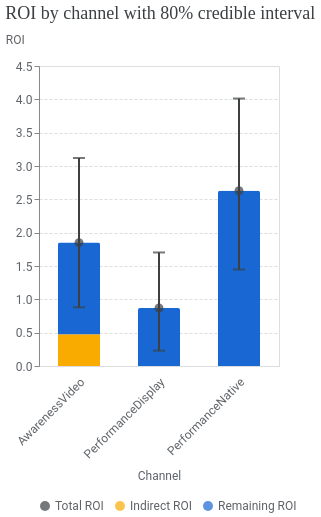

The notebook cell this image was saved under:
### Code cell
# @title Plotting Decomposed ROI

def plot_roi_decomposition(
    analyzer_full_funnel: AnalyzerFullFunnel,
    confidence_level: float = 0.8,
) -> alt.Chart:
  """Plots a stacked ROI bar chart (indirect vs remaining) per channel."""
  ci = int(confidence_level * 100)
  title = f"ROI by channel with {ci}% credible interval"

  roi_df = compute_roi_decomposition(analyzer_full_funnel, confidence_level)
  bars_data = []
  for _, row in roi_df.iterrows():
    bars_data.append({
        "channel": row["channel"],
        "component": "Indirect ROI",
        "roi": row["indirect_roi_mean"],
        "order": 1,
    })
    bars_data.append({
        "channel": row["channel"],
        "component": "Remaining ROI",
        "roi": row["remaining_roi_mean"],
        "order": 2,
    })
  bars_df = pd.DataFrame(bars_data)

  color_scale = alt.Scale(
      domain=["Total ROI", "Indirect ROI", "Remaining ROI"],
      range=[constants.GREY_800, constants.YELLOW_600, constants.BLUE_700],
  )

  bars = (
      alt.Chart(bars_df)
      .mark_bar(
          size=constants.BAR_SIZE,
          cornerRadiusEnd=constants.CORNER_RADIUS,
      )
      .encode(
          x=alt.X(
              "channel:N",
              title="Channel",
              axis=alt.Axis(labelAngle=-45, **formatter.AXIS_CONFIG),
          ),
          y=alt.Y(
              "roi:Q",
              title="ROI",
              stack="zero",
              axis=alt.Axis(gridDash=[3, 2], **formatter.Y_AXIS_TITLE_CONFIG),
          ),
          color=alt.Color(
              "component:N",
              scale=color_scale,
              legend=alt.Legend(
                  title=None,
                  orient="bottom",
                  direction="horizontal",
              ),
          ),
          order=alt.Order("order:Q"),
          tooltip=[
              alt.Tooltip("channel:N", title="Channel"),
              alt.Tooltip("component:N", title="Component"),
              alt.Tooltip("roi:Q", title="Component Mean ROI", format=".2f"),
          ],
      )
      .properties(width=alt.Step(80))
  )

  bar_width = 2
  error_bar = (
      alt.Chart(roi_df)
      .mark_errorbar(
          ticks={"size": 12}, color=constants.GREY_800
      )
      .encode(
          x=alt.X("channel:N"),
          y=alt.Y("total_roi_ci_hi:Q", title="ROI"),
          y2=alt.Y2("total_roi_ci_lo:Q"),
          strokeWidth=alt.value(bar_width),
      )
  )

  mean_dot = (
      alt.Chart(roi_df)
      .transform_calculate(component="'Total ROI'")
      .mark_point(
          filled=True,
          size=constants.POINT_SIZE,
          color=constants.GREY_800,
          tooltip=True,
      )
      .encode(
          x=alt.X("channel:N"),
          y=alt.Y("total_roi_mean:Q"),
          color=alt.Color("component:N", scale=color_scale),
          tooltip=[
              alt.Tooltip("channel:N", title="Channel"),
              alt.Tooltip(
                  "total_roi_mean:Q", title="Total ROI Mean", format=".2f"
              ),
              alt.Tooltip(
                  "total_roi_ci_lo:Q",
                  title=f"Total ROI {ci}% CI Lower",
                  format=".2f",
              ),
              alt.Tooltip(
                  "total_roi_ci_hi:Q",
                  title=f"Total ROI {ci}% CI Upper",
                  format=".2f",
              ),
          ],
      )
  )

  plot = alt.layer(bars, error_bar, mean_dot)
  return (
      plot.configure_tick(bandSize=10, thickness=bar_width)
      .properties(title=formatter.custom_title_params(title))
      .configure_axis(titlePadding=constants.PADDING_10, **formatter.TEXT_CONFIG)
      .configure_legend(**formatter.TEXT_CONFIG)
  )

plot_roi_decomposition(analyzer_full_funnel)

### Figure 1 — Vega-Lite specification as saved in the notebook (floating-point values rounded to 4 significant figures)
{"config": {"view": {"continuousWidth": 300, "continuousHeight": 300}, "axis": {"labelColor": "#5F6368", "labelFont": "Roboto", "labelFontSize": 12, "titleColor": "#5F6368", "titleFont": "Roboto", "titleFontSize": 12, "titleFontWeight": "normal", "titlePadding": 10}, "legend": {"labelColor": "#5F6368", "labelFont": "Roboto", "labelFontSize": 12, "titleColor": "#5F6368", "titleFont": "Roboto", "titleFontSize": 12, "titleFontWeight": "normal"}, "tick": {"bandSize": 10, "thickness": 2}}, "layer": [{"data": {"name": "data-9fe652ba24d6feea36d26ad2d144965f"}, "mark": {"type": "bar", "cornerRadiusEnd": 2, "size": 42}, "encoding": {"color": {"field": "component", "legend": {"direction": "horizontal", "orient": "bottom", "title": null}, "scale": {"domain": ["Total ROI", "Indirect ROI", "Remaining ROI"], "range": ["#3C4043", "#F9AB00", "#1967D2"]}, "type": "nominal"}, "order": {"field": "order", "type": "quantitative"}, "tooltip": [{"field": "channel", "title": "Channel", "type": "nominal"}, {"field": "component", "title": "Component", "type": "nominal"}, {"field": "roi", "format": ".2f", "title": "Component Mean ROI", "type": "quantitative"}], "x": {"axis": {"domainColor": "#DADCE0", "labelAngle": -45, "labelPadding": 10, "ticks": false}, "field": "channel", "title": "Channel", "type": "nominal"}, "y": {"axis": {"gridDash": [3, 2], "titleAlign": "left", "titleAngle": 0, "titleY": -20}, "field": "roi", "stack": "zero", "title": "ROI", "type": "quantitative"}}}, {"data": {"name": "data-5b7b215302c7f178172ec8be96b90675"}, "mark": {"type": "errorbar", "color": "#3C4043", "ticks": {"size": 12}}, "encoding": {"strokeWidth": {"value": 2}, "x": {"field": "channel", "type": "nominal"}, "y": {"field": "total_roi_ci_hi", "title": "ROI", "type": "quantitative"}, "y2": {"field": "total_roi_ci_lo"}}}, {"data": {"name": "data-5b7b215302c7f178172ec8be96b90675"}, "mark": {"type": "point", "color": "#3C4043", "filled": true, "size": 80, "tooltip": true}, "encoding": {"color": {"field": "component", "scale": {"domain": ["Total ROI", "Indirect ROI", "Remaining ROI"], "range": ["#3C4043", "#F9AB00", "#1967D2"]}, "type": "nominal"}, "tooltip": [{"field": "channel", "title": "Channel", "type": "nominal"}, {"field": "total_roi_mean", "format": ".2f", "title": "Total ROI Mean", "type": "quantitative"}, {"field": "total_roi_ci_lo", "format": ".2f", "title": "Total ROI 80% CI Lower", "type": "quantitative"}, {"field": "total_roi_ci_hi", "format": ".2f", "title": "Total ROI 80% CI Upper", "type": "quantitative"}], "x": {"field": "channel", "type": "nominal"}, "y": {"field": "total_roi_mean", "type": "quantitative"}}, "transform": [{"calculate": "'Total ROI'", "as": "component"}]}], "title": {"text": "ROI by channel with 80% credible interval", "anchor": "start", "color": "#3C4043", "font": "Google Sans Display", "fontSize": 18, "fontWeight": "normal", "offset": 10}, "width": {"step": 80}, "$schema": "https://vega.github.io/schema/vega-lite/v5.20.1.json", "datasets": {"data-9fe652ba24d6feea36d26ad2d144965f": [{"channel": "PerformanceNative", "component": "Indirect ROI", "roi": 0.0, "order": 1}, {"channel": "PerformanceNative", "component": "Remaining ROI", "roi": 2.628, "order": 2}, {"channel": "PerformanceDisplay", "component": "Indirect ROI", "roi": 0.0, "order": 1}, {"channel": "PerformanceDisplay", "component": "Remaining ROI", "roi": 0.8696, "order": 2}, {"channel": "AwarenessVideo", "component": "Indirect ROI", "roi": 0.4773, "order": 1}, {"channel": "AwarenessVideo", "component": "Remaining ROI", "roi": 1.373, "order": 2}], "data-5b7b215302c7f178172ec8be96b90675": [{"channel": "PerformanceNative", "indirect_roi_mean": 0.0, "indirect_roi_ci_lo": 0.0, "indirect_roi_ci_hi": 0.0, "remaining_roi_mean": 2.628, "remaining_roi_ci_lo": 1.447, "remaining_roi_ci_hi": 4.012, "total_roi_mean": 2.628, "total_roi_ci_lo": 1.447, "total_roi_ci_hi": 4.012}, {"channel": "PerformanceDisplay", "indirect_roi_mean": 0.0, "indirect_roi_ci_lo": 0.0, "indirect_roi_ci_hi": 0.0, "remaining_roi_mean": 0.8696, "remaining_roi_ci_lo": 0.2309, "remaining_roi_ci_hi": 1.703, "total_roi_mean": 0.8696, "total_roi_ci_lo": 0.2309, "total_roi_ci_hi": 1.703}, {"channel": "AwarenessVideo", "indirect_roi_mean": 0.4773, "indirect_roi_ci_lo": 0.07259, "indirect_roi_ci_hi": 0.8152, "remaining_roi_mean": 1.373, "remaining_roi_ci_lo": 0.4135, "remaining_roi_ci_hi": 2.729, "total_roi_mean": 1.851, "total_roi_ci_lo": 0.8802, "total_roi_ci_hi": 3.12}]}}
